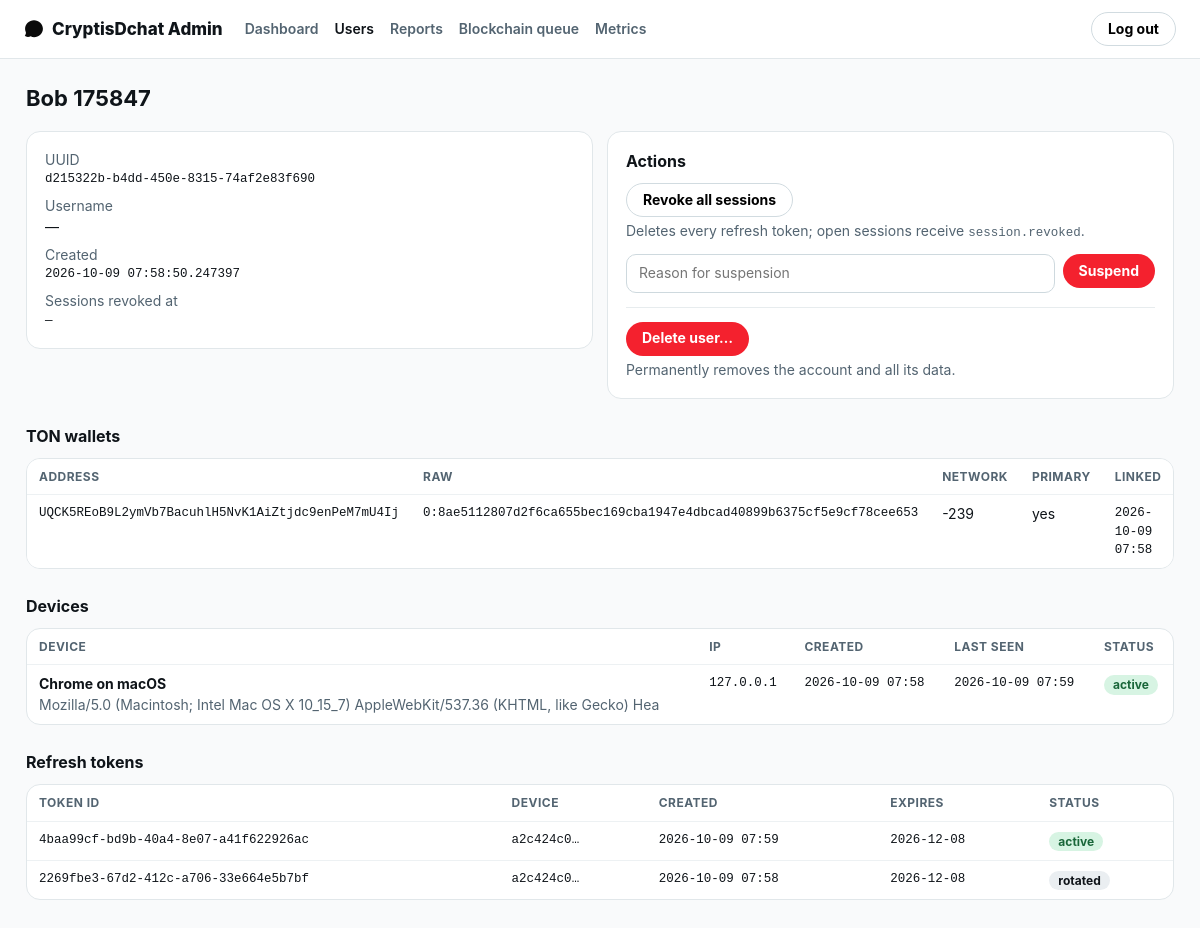
/admin/users/d215322b-b4dd-450e-8315-74af2e83f690 (signed in), run on the app's committed database.
### backend/app/models/user.py (models this page shows)
class User(TimestampMixin, Base):
    __tablename__ = "users"
    id: Mapped[str] = mapped_column(String(36), primary_key=True, default=new_uuid)
    display_name: Mapped[str] = mapped_column(String(50), nullable=False, default="")
    username: Mapped[str | None] = mapped_column(String(32), unique=True, nullable=True)
    bio: Mapped[str] = mapped_column(String(160), nullable=False, default="")
    avatar_upload_id: Mapped[str | None] = mapped_column(String(36), nullable=True)
    avatar_tint: Mapped[str] = mapped_column(String(32), nullable=False, default="hsl(204 60% 45%)")
    is_suspended: Mapped[bool] = mapped_column(Boolean, nullable=False, default=False)
    suspended_reason: Mapped[str | None] = mapped_column(String(255), nullable=True)
    sessions_revoked_at: Mapped[datetime | None] = mapped_column(DateTime, nullable=True)
    last_seen_at: Mapped[datetime | None] = mapped_column(DateTime, nullable=True)
    wallets: Mapped[list[UserWallet]] = relationship(back_populates="user", lazy="selectin")

class UserWallet(Base):
    __tablename__ = "user_wallets"
    __table_args__ = (Index("ix_user_wallets_user_id", "user_id"),)
    id: Mapped[str] = mapped_column(String(36), primary_key=True, default=new_uuid)
    user_id: Mapped[str] = mapped_column(String(36), ForeignKey("users.id", ondelete="CASCADE"), nullable=False)
    address: Mapped[str] = mapped_column(String(80), nullable=False, unique=True)  # raw-форма "0:<hex>"
    friendly_address: Mapped[str] = mapped_column(String(64), nullable=False, default="")
    public_key: Mapped[str] = mapped_column(String(64), nullable=False)          # ed25519 hex
    network: Mapped[str] = mapped_column(String(8), nullable=False, default="-239")
    is_primary: Mapped[bool] = mapped_column(Boolean, nullable=False, default=True)
    linked_at: Mapped[datetime] = mapped_column(DateTime, nullable=False, default=utcnow)
    user: Mapped[User] = relationship(back_populates="wallets")

class Device(Base):
    __tablename__ = "devices"
    __table_args__ = (Index("ix_devices_user_id", "user_id"),)
    id: Mapped[str] = mapped_column(String(36), primary_key=True, default=new_uuid)
    user_id: Mapped[str] = mapped_column(String(36), ForeignKey("users.id", ondelete="CASCADE"), nullable=False)
    name: Mapped[str] = mapped_column(String(100), nullable=False, default="Web browser")
    user_agent: Mapped[str] = mapped_column(String(255), nullable=False, default="")
    ip_address: Mapped[str] = mapped_column(String(45), nullable=False, default="")
    created_at: Mapped[datetime] = mapped_column(DateTime, nullable=False, default=utcnow)
    last_seen_at: Mapped[datetime] = mapped_column(DateTime, nullable=False, default=utcnow)
    revoked_at: Mapped[datetime | None] = mapped_column(DateTime, nullable=True)
    client_key_hash: Mapped[str | None] = mapped_column(String(64), nullable=True)
    tokens_revoked_at: Mapped[datetime | None] = mapped_column(DateTime, nullable=True)

class RefreshToken(Base):
    __tablename__ = "refresh_tokens"
    __table_args__ = (
        Index("ix_refresh_tokens_user_id", "user_id"),
        Index("ix_refresh_tokens_device_id", "device_id"),
    )
    id: Mapped[str] = mapped_column(String(36), primary_key=True, default=new_uuid)
    user_id: Mapped[str] = mapped_column(String(36), ForeignKey("users.id", ondelete="CASCADE"), nullable=False)
    device_id: Mapped[str] = mapped_column(String(36), ForeignKey("devices.id", ondelete="CASCADE"), nullable=False)
    token_hash: Mapped[str] = mapped_column(String(64), nullable=False, unique=True)
    created_at: Mapped[datetime] = mapped_column(DateTime, nullable=False, default=utcnow)
    expires_at: Mapped[datetime] = mapped_column(DateTime, nullable=False)
    last_used_at: Mapped[datetime | None] = mapped_column(DateTime, nullable=True)
    revoked_at: Mapped[datetime | None] = mapped_column(DateTime, nullable=True)
    replaced_by_id: Mapped[str | None] = mapped_column(String(36), nullable=True)

### backend/admin_app/views.py (the view)
@bp.get("/admin/users/<uuid>")
@login_required
def user_detail(uuid: str):
    user = db.session.get(User, uuid)
    if user is None:
        return render_template("admin/not_found.html", logout_form=ActionForm()), 404
    devices = db.session.scalars(select(Device).where(Device.user_id == uuid).order_by(Device.last_seen_at.desc())).all()
    tokens = db.session.scalars(select(RefreshToken).where(RefreshToken.user_id == uuid)
                                .order_by(RefreshToken.created_at.desc()).limit(50)).all()
    wallets = db.session.scalars(select(UserWallet).where(UserWallet.user_id == uuid)).all()
    audit("user.view", "user", uuid)
    db.session.commit()
    return render_template("admin/user_detail.html", user=user, devices=devices, tokens=tokens, wallets=wallets,
                           suspend_form=SuspendForm(), action_form=ActionForm(), logout_form=ActionForm(), now=utcnow())

### backend/admin_app/forms.py
class SuspendForm(FlaskForm):
    reason = StringField("Reason", validators=[DataRequired(), Length(max=255)])
    submit = SubmitField("Suspend account")

class ActionForm(FlaskForm):
    submit = SubmitField("Confirm")

### backend/admin_app/views.py (called while the page is built)
def audit(action: str, target_type: str = "", target_id: str = "", **details) -> None:
    db.session.add(AdminAuditLog(
        admin_id=session.get("admin_id"), action=action, target_type=target_type, target_id=str(target_id),
        details=json.dumps(details, default=str), ip_address=(request.remote_addr or "")[:45],
    ))

def login_required(view):
    @wraps(view)
    def wrapper(*args, **kwargs):
        if not session.get("admin_id"):
            return redirect(url_for("admin.login", next=request.path))
        admin = db.session.get(AdminUser, session["admin_id"])
        if admin is None or not admin.is_active:
            session.clear()
            return redirect(url_for("admin.login"))
        return view(*args, **kwargs)
    return wrapper

### backend/app/models/base.py (called while the page is built)
def utcnow() -> datetime:
    return datetime.now(timezone.utc).replace(tzinfo=None)

### backend/admin_app/templates/admin/user_detail.html (shortened to what this page needs)
{% extends "admin/base.html" %}
{% block content %}
<h1>{{ user.display_name or 'User' }} {% if user.is_suspended %}<span class="pill bad">suspended</span>{% endif %}</h1>
<div class="row">
  <div class="card">
    <div class="muted">UUID</div><div class="mono">{{ user.id }}</div>
    <div class="muted" style="margin-top:8px;">Username</div><div>{{ '@' ~ user.username if user.username else '—' }}</div>
    <div class="muted" style="margin-top:8px;">Created</div><div class="mono">{{ user.created_at }}</div>
    <div class="muted" style="margin-top:8px;">Sessions revoked at</div><div class="mono">{{ user.sessions_revoked_at or '—' }}</div>
  </div>
  <div class="card">
    <h2 style="margin-top:0;">Actions</h2>
    <form method="post" action="{{ url_for('admin.revoke_sessions', uuid=user.id) }}" style="margin-bottom:12px;">
      <button type="submit">Revoke all sessions</button>
      <div class="muted" style="margin-top:4px;">Deletes every refresh token; open sessions receive <code>session.revoked</code>.</div>
    </form>
    {% if user.is_suspended %}
    <form method="post" action="{{ url_for('admin.unsuspend', uuid=user.id) }}">
      {{ action_form.hidden_tag() }}<button type="submit" class="primary">Restore account</button>
    </form>
    {% else %}
    <form method="post" action="{{ url_for('admin.suspend', uuid=user.id) }}" style="display:flex;gap:8px;">
      {{ suspend_form.reason(placeholder="Reason for suspension") }}
      <button type="submit" class="danger">Suspend</button>
    </form>
    {% endif %}
    <div style="margin-top:14px;padding-top:14px;border-top:1px solid hsl(200 19% 92%);">
      <a class="btn danger" href="{{ url_for('admin.delete_user_view', uuid=user.id) }}">Delete user…</a>
      <div class="muted" style="margin-top:4px;">Permanently removes the account and all its data.</div>
    </div>
  </div>
</div>
<h2>TON wallets</h2>
<div class="table-wrap"><table>
  <tr><th>Address</th><th>Raw</th><th>Network</th><th>Primary</th><th>Linked</th></tr>
  {% for w in wallets %}
  <tr><td class="mono">{{ w.friendly_address }}</td><td class="mono">{{ w.address }}</td><td>{{ w.network }}</td>
      <td>{{ 'yes' if w.is_primary else '' }}</td><td class="mono">{{ w.linked_at.strftime('%Y-%m-%d %H:%M') }}</td></tr>
  {% endfor %}
</table></div>
<h2>Devices</h2>
<div class="table-wrap"><table>
  <tr><th>Device</th><th>IP</th><th>Created</th><th>Last seen</th><th>Status</th></tr>
  {% for d in devices %}
  <tr><td><b>{{ d.name }}</b><div class="muted">{{ d.user_agent[:90] }}</div></td><td class="mono">{{ d.ip_address }}</td>
      <td class="mono">{{ d.created_at.strftime('%Y-%m-%d %H:%M') }}</td><td class="mono">{{ d.last_seen_at.strftime('%Y-%m-%d %H:%M') }}</td>
      <td>{% if d.revoked_at %}<span class="pill">revoked</span>{% else %}<span class="pill ok">active</span>{% endif %}</td></tr>
  {% else %}<tr><td colspan="5" class="muted">No devices.</td></tr>{% endfor %}
</table></div>
<h2>Refresh tokens</h2>
<div class="table-wrap"><table>
  <tr><th>Token id</th><th>Device</th><th>Created</th><th>Expires</th><th>Status</th></tr>
  {% for t in tokens %}
  <tr><td class="mono">{{ t.id }}</td><td class="mono">{{ t.device_id[:8] }}…</td>
      <td class="mono">{{ t.created_at.strftime('%Y-%m-%d %H:%M') }}</td><td class="mono">{{ t.expires_at.strftime('%Y-%m-%d') }}</td>
      <td>{% if t.revoked_at %}<span class="pill">{{ 'rotated' if t.replaced_by_id else 'revoked' }}</span>
          {% elif t.expires_at < now %}<span class="pill warn">expired</span>
          {% else %}<span class="pill ok">active</span>{% endif %}</td></tr>
  {% else %}<tr><td colspan="5" class="muted">No tokens.</td></tr>{% endfor %}
</table></div>
{% endblock %}

### backend/admin_app/templates/admin/base.html (style rules this page uses)
* { box-sizing: border-box; }
body { margin: 0; font: 14px/1.45 -apple-system, BlinkMacSystemFont, "Segoe UI", Roboto, Helvetica, Arial, sans-serif; color: #0f1419; background: hsl(200 19% 98%); }
a { color: hsl(204 88% 45%); text-decoration: none; }
h1 { font-size: 22px; margin: 0 0 16px; }
h2 { font-size: 16px; margin: 26px 0 10px; }
.card { background: #fff; border: 1px solid hsl(200 19% 90%); border-radius: 14px; padding: 18px; }
.muted { color: #536471; }
.table-wrap { overflow-x: auto; background: #fff; border: 1px solid hsl(200 19% 90%); border-radius: 14px; }
table { width: 100%; border-collapse: collapse; }
th, td { text-align: left; padding: 9px 12px; border-bottom: 1px solid hsl(200 19% 94%); vertical-align: top; }
th { font-size: 12px; text-transform: uppercase; letter-spacing: .04em; color: #536471; }
tr:last-child td { border-bottom: 0; }
code, .mono { font-family: "IBM Plex Mono", ui-monospace, SFMono-Regular, Menlo, monospace; font-size: 12.5px; }
.pill { display: inline-block; padding: 1px 9px; border-radius: 999px; font-size: 12px; font-weight: 700; background: hsl(200 19% 93%); }
.pill.ok { background: hsl(145 55% 90%); color: hsl(145 60% 25%); }
button, .btn { height: 34px; padding: 0 16px; border-radius: 999px; border: 1px solid hsl(200 19% 85%); background: #fff; font-weight: 700; cursor: pointer; font: inherit; font-weight: 700; }
button.danger { background: #f4212e; color: #fff; border: 0; }
input[type=text], input[type=password], select, textarea { font: inherit; padding: 8px 12px; border: 1px solid hsl(200 19% 84%); border-radius: 10px; width: 100%; }
.row { display: flex; gap: 14px; flex-wrap: wrap; align-items: flex-start; }
.row > .card { flex: 1 1 320px; }
a.btn { display: inline-flex; align-items: center; color: #0f1419; text-decoration: none; }
a.btn.danger { background: #f4212e; color: #fff; border: 0; }

### data on the page
User: display_name "Bob 175847", id "d215322b-b4dd-450e-8315-74af2e83f690", username "—", created_at "2026-10-09 07:58:50.247397", sessions_revoked_at "—"
UserWallet: friendly_address "UQCK5REoB9L2ymVb7BacuhlH5NvK1AiZtjdc9enPeM7mU4Ij", address "0:8ae5112807d2f6ca655bec169cba1947e4dbcad40899b6375cf5e9cf78cee653", network "-239", is_primary "yes", linked_at "2026-10-09 07:58"
Device: name "Chrome on macOS", user_agent "Mozilla/5.0 (Macintosh; Intel Mac OS X 10_15_7) AppleWebKit/537.36 (KHTML, like Gecko) Hea", ip_address "127.0.0.1", created_at "2026-10-09 07:58", last_seen_at "2026-10-09 07:59", shows "active"
RefreshToken: id "4baa99cf-bd9b-40a4-8e07-a41f622926ac", device_id "a2c424c0", created_at "2026-10-09 07:59", expires_at "2026-12-08", shows "active"
RefreshToken: id "2269fbe3-67d2-412c-a706-33e664e5b7bf", device_id "a2c424c0", created_at "2026-10-09 07:58", expires_at "2026-12-08", replaced_by_id "rotated"
